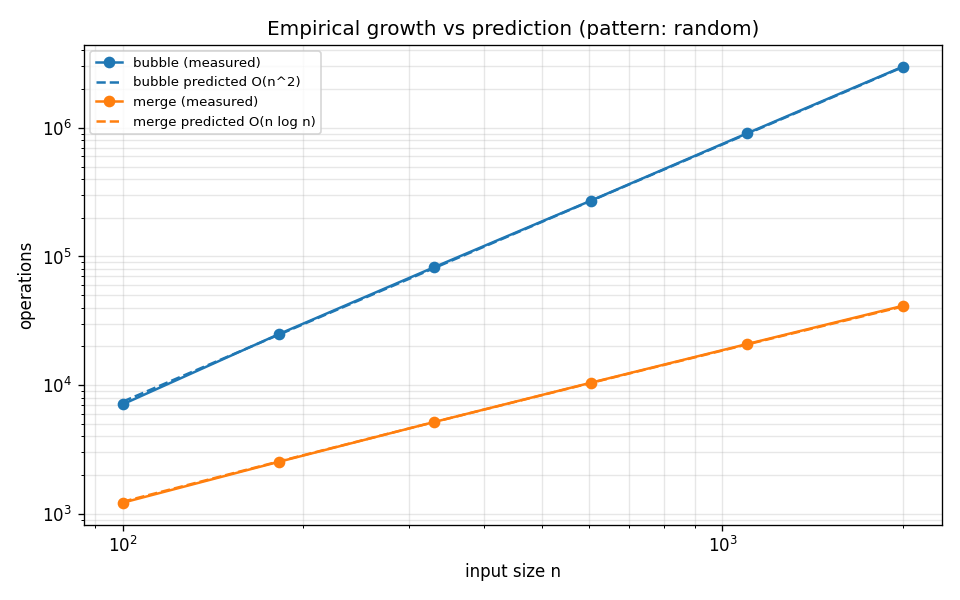

Write Python code to recreate this figure.
from algorithms import bubble_sort, merge_sort
from bench import sizes_between, benchmark
from plot import plot_results

sizes = sizes_between(100, 2000, points=6)
results = {}
for name, algo in [("bubble", bubble_sort), ("merge", merge_sort)]:
    ops, _ = benchmark(algo, "random", sizes, trials=2)
    results[name] = ops

fig = plot_results(sizes, results, "random")
fig.savefig("test_plot.png", dpi=120)
print("saved test_plot.png")
